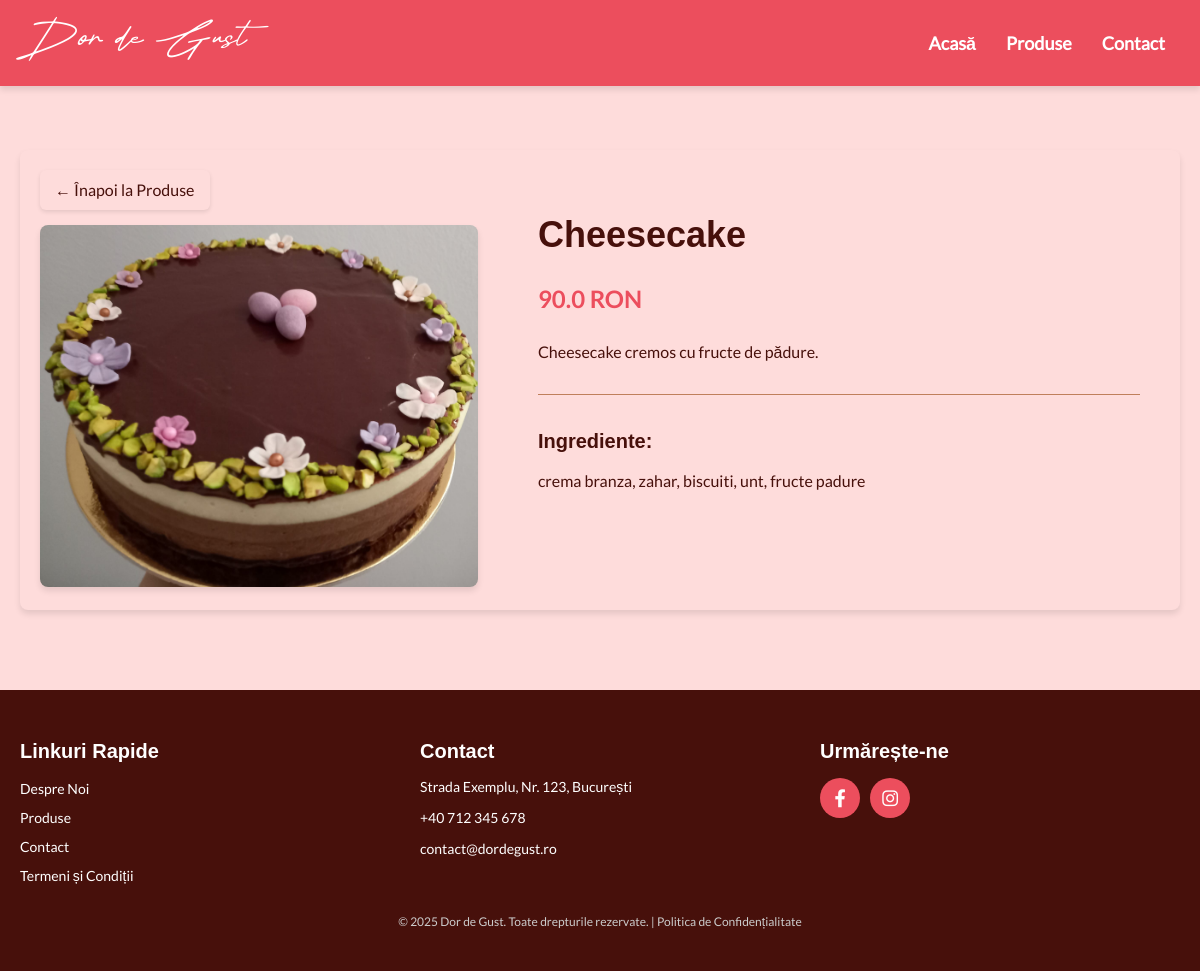
The app's page /products/2 with its own data.
### tables this page shows
CREATE TABLE "produse" (
	"id"	INTEGER,
	"nume"	TEXT NOT NULL,
	"descriere"	TEXT NOT NULL,
	"pret"	REAL NOT NULL,
	"imagine"	TEXT NOT NULL,
	"categorie"	TEXT,
	"ingrediente"	TEXT,
	PRIMARY KEY("id" AUTOINCREMENT)
);

### app.py (the view)
@app.route('/products/<int:product_id>')
def product_details(product_id):
    conn = get_db_connection()
    produs = conn.execute('SELECT * FROM produse WHERE id = ?', (product_id,)).fetchone()
    conn.close()
    return render_template('product.html', produs=produs)

### app.py (called while the page is built)
def get_db_connection():
    conn = sqlite3.connect(DATABASE)
    conn.row_factory = sqlite3.Row
    return conn

### templates/product.html (shortened to what this page needs)
<!DOCTYPE html>
<html lang="ro">
<head>
    <link rel="stylesheet" href="/static/css/styles.css">
    <link href="https://cdnjs.cloudflare.com/ajax/libs/font-awesome/6.0.0-beta3/css/all.min.css" rel="stylesheet">
</head>
<body>
    <header>
        <div class="logo"><a href="/">Dor de Gust</a></div>
        <nav>
            <ul>
                <li><a href="/">Acasă</a></li>
                <li><a href="/products">Produse</a></li>
                <li><a href="/contact">Contact</a></li>
            </ul>
        </nav>
    </header>
    <main>
        <div class="product-details">
            <div class="product-image">
                <a href="/products" class="back-button">&larr; Înapoi la Produse</a>
                <img src="{{ produs['imagine'] }}" alt="{{ produs['nume'] }}">
            </div>
            <div class="product-info">
                <h1>{{ produs['nume'] }}</h1>
                <p class="price">{{ produs['pret'] }} RON</p>
                <p>{{ produs['descriere'] }}</p>
                <div class="product-ingredients">
                    <h3>Ingrediente:</h3>
                    <p>{{ produs['ingrediente'] }}</p>
                </div>
            </div>
        </div>
    </main>
    <footer>
        <div class="footer-container">
            <div class="footer-nav">
                <h3>Linkuri Rapide</h3>
                <ul>
                    <li><a href="#about">Despre Noi</a></li>
                    <li><a href="/products">Produse</a></li>
                    <li><a href="#contact">Contact</a></li>
                    <li><a href="/termeni-si-conditii">Termeni și Condiții</a></li>
                </ul>
            </div>
            <div class="footer-contact">
                <h3>Contact</h3>
                <p>Strada Exemplu, Nr. 123, București</p>
                <p><a href="tel:+40712345678">+40 712 345 678</a></p>
                <p><a href="mailto:contact@dordegust.ro">contact@dordegust.ro</a></p>
            </div>
            <div class="social-icons">
                <h3>Urmărește-ne</h3>
                <div class="icons-container">
                <a href="https://facebook.com" target="_blank" class="circle-icon"><i class="fab fa-facebook-f"></i></a>
                <a href="https://instagram.com" target="_blank" class="circle-icon"><i class="fab fa-instagram"></i></a>
</div>
            </div>
        </div>
        <p class="footer-copyright">
            &copy; 2025 Dor de Gust. Toate drepturile rezervate. |
            <a href="/politica-confidentialitate">Politica de Confidențialitate</a>
        </p>
    </footer>
</body>
</html>

### static/css/styles.css (style rules this page uses)
:root { --roz-glazurat: #FEDCDB; --miere: #F2AF5E; --inghetata-capsuni: #EC4E5D; --caramel: #BF7F5B; --ciocolata-neagra: #47100B; }
body { margin: 0; padding: 0; font-family: 'Lato', Arial, sans-serif; background-color: var(--roz-glazurat); color: var(--ciocolata-neagra); }
header { position: fixed; top: 0; left: 0; width: 100%; background-color: var(--inghetata-capsuni); color: var(--ciocolata-neagra); padding: 15px 20px; display: flex; justify-content: space-between; align-items: center; box-shadow: 0 4px 6px rgba(0, 0, 0, 0.1); z-index: 1000; box-sizing: border-box; }
.logo a { font-family: 'The Signature'; font-size: 55px; color: white; text-decoration: none; }
nav ul { list-style: none; margin: 0; padding: 0; display: flex; }
nav ul li { margin: 0 15px; }
nav ul li a { text-decoration: none; color: white; font-weight: bold; font-size: 18px; transition: color 0.3s; }
main { padding: 20px; margin-top: 70px; }
footer { background-color: var(--ciocolata-neagra); color: white; padding: 30px 20px; font-family: 'Lato', Arial, sans-serif; }
.footer-container { display: flex; flex-wrap: wrap; gap: 40px; justify-content: space-between; max-width: 1200px; margin: 0 auto; }
.footer-nav, .footer-contact, .social-icons { flex: 1 1 30%; }
.footer-nav h3, .footer-contact h3, .social-icons h3 { font-family: 'Pattaya', Arial, sans-serif; font-size: 20px; margin-bottom: 15px; }
.footer-nav ul { list-style: none; padding: 0; margin: 0; }
.footer-nav ul li { margin-bottom: 10px; }
.footer-nav ul li a { color: white; text-decoration: none; font-size: 14px; }
.footer-contact p, .footer-contact a { font-size: 14px; color: white; text-decoration: none; }
.circle-icon { display: inline-flex; align-items: center; justify-content: center; width: 40px; height: 40px; border-radius: 50%; background-color: var(--inghetata-capsuni); color: white; font-size: 18px; text-decoration: none; transition: background-color 0.3s ease, transform 0.3s ease; gap: 25px; }
.icons-container { gap: 10px; display: flex; }
.circle-icon i { margin: 0; }
.footer-copyright { text-align: center; margin-top: 20px; font-size: 12px; color: #ccc; }
.footer-copyright a { color: #ccc; text-decoration: none; }

### templates/product.html (style rules this page uses)
.product-details { display: flex; gap: 40px; margin: 60px auto; max-width: 1200px; align-items: flex-start; padding: 20px; background-color: var(--roz-glazurat); border-radius: 8px; box-shadow: 0 4px 6px rgba(0, 0, 0, 0.1); }
.back-button { display: inline-block; margin-bottom: 15px; font-family: 'Lato', Arial, sans-serif; font-size: 16px; color: var(--ciocolata-neagra); text-decoration: none; background-color: var(--roz-glazurat); padding: 10px 15px; border-radius: 6px; transition: background-color 0.3s ease, color 0.3s ease; box-shadow: 0 2px 4px rgba(0, 0, 0, 0.1); }
.product-image { position: relative; flex: 1 1 40%; max-width: 40%; }
.product-image img { width: 100%; border-radius: 8px; box-shadow: 0 4px 6px rgba(0, 0, 0, 0.1); }
.product-info { flex: 1 1 55%; max-width: 55%; text-align: left; padding: 20px; }
.product-info h1 { font-family: 'Pattaya', Arial, sans-serif; font-size: 36px; color: var(--ciocolata-neagra); margin-bottom: 20px; }
.product-info .price { font-family: 'Lato Bold', Arial, sans-serif; font-size: 24px; color: var(--inghetata-capsuni); margin-bottom: 20px; }
.product-info p { font-family: 'Lato', Arial, sans-serif; font-size: 16px; line-height: 1.6; color: var(--ciocolata-neagra); margin-bottom: 15px; }
.product-ingredients { margin-top: 30px; padding-top: 15px; border-top: 1px solid var(--caramel); }
.product-ingredients h3 { font-family: 'Pattaya', Arial, sans-serif; font-size: 20px; color: var(--ciocolata-neagra); margin-bottom: 10px; }
.product-ingredients p { font-family: 'Lato', Arial, sans-serif; font-size: 16px; color: var(--ciocolata-neagra); line-height: 1.5; }

### records on screen
produse: imagine (picture), nume "Cheesecake", pret "90.0", descriere "Cheesecake cremos cu fructe de pădure.", ingrediente "crema branza, zahar, biscuiti, unt, fructe padure"
